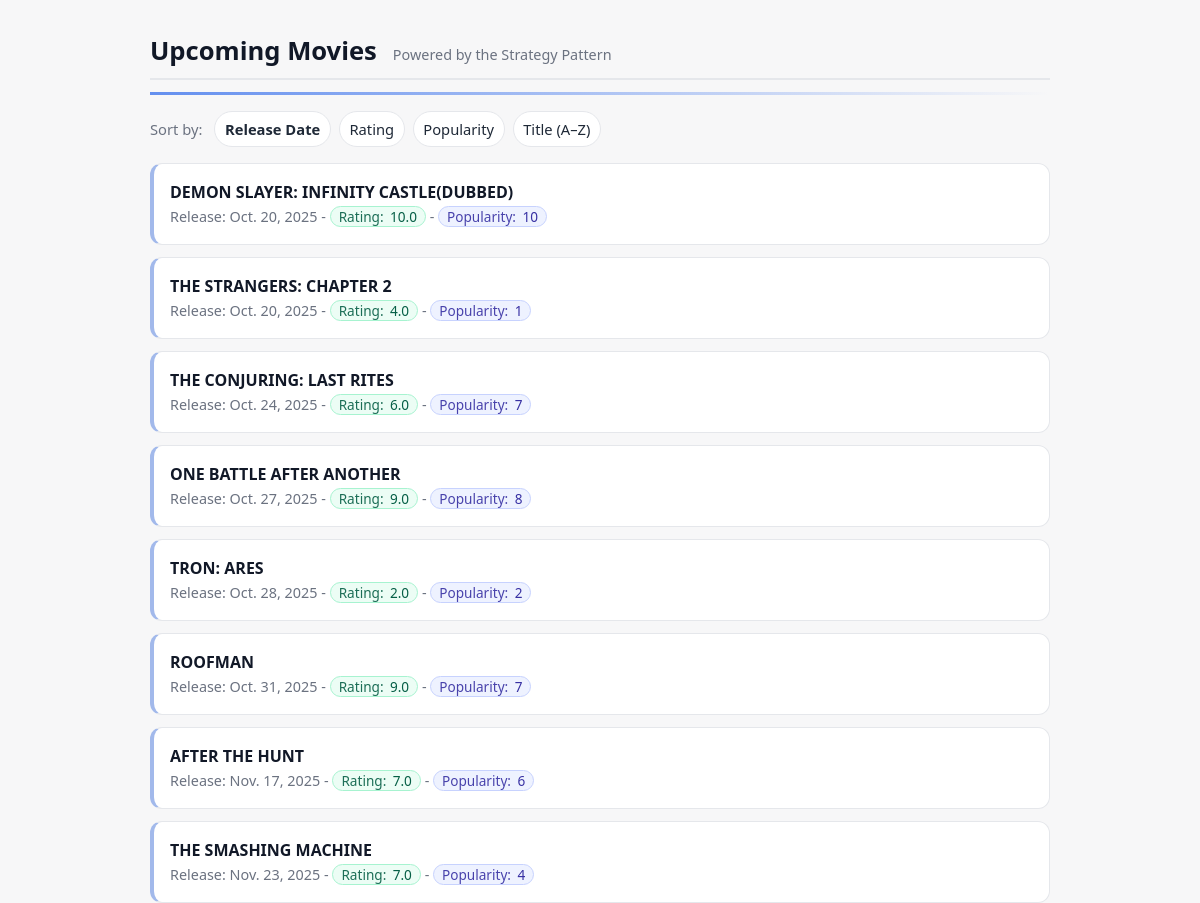
The page / on the database its author committed.
### cinema/models.py (models this page shows, shortened)
class Movie(models.Model):
    title = models.CharField(max_length=200)
    release_date = models.DateField()
    rating = models.FloatField(default=0.0)
    popularity = models.IntegerField(default=0)

### cinema/views.py (the view)
# urls.py: path("", upcoming_movies, name="upcoming_movies"),
def upcoming_movies(request):
    sort_key = request.GET.get("sort", "date")
    strategy = get_strategy(sort_key)
    today = timezone.localdate()
    qs = Movie.objects.filter(release_date__gte=today)
    ordered = strategy.sort(qs)        # call strategy directly
    return render(request, "cinema/upcoming_list.html", {
        "movies": ordered,
        "active_sort": sort_key,
    })

### cinema/strategies.py (called while the page is built)
def get_strategy(key: str) -> MovieSortStrategy:
    return STRATEGY_REGISTRY.get(key or "date", STRATEGY_REGISTRY["date"])

    def sort(self, qs):
        return qs.order_by("release_date", "title")

### cinema/templates/cinema/upcoming_list.html (shortened to what this page needs)
<!DOCTYPE html>
<html>
<head>
</head>
<body>
    <header>
        <h1> Upcoming Movies</h1>
        <span class="tags">Powered by the Strategy Pattern</span>
    </header>
    <hr class="accent-rule"/>
    <div class="sort">
        <a class="sort-link {% if active_sort == 'date' %}active{% endif %}" href="?sort=date">Release Date</a>
        <a class="sort-link {% if active_sort == 'rating' %}active{% endif %}" href="?sort=rating">Rating</a>
        <a class="sort-link {% if active_sort == 'popularity' %}active{% endif %}" href="?sort=popularity">Popularity</a>
        <a class="sort-link {% if active_sort == 'title' %}active{% endif %}" href="?sort=title">Title (A–Z)</a>
    </div>
    {% for m in movies %}
    <div class="movie">
        <strong>{{ m.title }}</strong><br/>
        <span class="tags">
            Release: {{ m.release_date }} -
            <span class="badge badge-rating"><span class="badge-label">Rating:</span> {{ m.rating }}</span> -
            <span class="badge badge-pop"><span class="badge-label">Popularity:</span> {{ m.popularity }}</span>
        </span>
    </div>
    {% empty %}
    <p>No upcoming movies yet.</p>
    {% endfor %}
</body>
</html>

### cinema/templates/cinema/upcoming_list.html (style rules this page uses)
:root { --bg: #f7f7f8; --text: #111827; --muted: #6b7280; --card: #ffffff; --border: #e5e7eb; --link: #1f2937; --accent: #2563eb; --rating-bg: #ecfdf5; --rating-fg: #065f46; --rating-br: #a7f3d0; --pop-bg: #eef2ff; --pop-fg: #3730a3; --pop-br: #c7d2fe; }
html, body { height: 100%; }
body { font-family: system-ui, Arial, sans-serif; color: var(--text); background: var(--bg); margin: 2rem auto; max-width: 900px; line-height: 1.5; }
header { display:flex; align-items:baseline; gap:1rem; padding-bottom: .5rem; border-bottom: 2px solid var(--border); }
h1 { margin: 0; font-size: 1.6rem; font-weight: 700; }
.tags { font-size: .9rem; color: var(--muted); }
.sort { margin: 1rem 0; display: flex; align-items: center; gap: .5rem; flex-wrap: wrap; }
.sort::before { content: "Sort by:"; color: var(--muted); margin-right: .25rem; font-size: .92rem; }
a.sort-link { text-decoration: none; color: var(--link); border: 1px solid var(--border); background: var(--card); padding: .35rem .6rem; border-radius: 999px; font-size: .92rem; transition: background .15s ease, color .15s ease, border-color .15s ease, transform .05s ease; }
.active { font-weight: 600; text-decoration: none; border-color: color-mix(in srgb, var(--accent) 40%, var(--border)); color: var(--accent); background: color-mix(in srgb, var(--accent) 8%, var(--card)); }
.movie { padding: 1rem; border: 1px solid var(--border); border-radius: 12px; background: var(--card); margin-bottom: .75rem; border-left: 4px solid color-mix(in srgb, var(--accent) 35%, var(--border)); }
.badge { display: inline-flex; align-items: center; gap: .4rem; padding: .18rem .5rem; border-radius: 999px; font-size: .85rem; line-height: 1; border: 1px solid transparent; white-space: nowrap; }
.badge-label { opacity: .9; }
.badge-rating { background: var(--rating-bg); color: var(--rating-fg); border-color: var(--rating-br); }
.badge-pop { background: var(--pop-bg); color: var(--pop-fg); border-color: var(--pop-br); }
.accent-rule { height: 3px; background: linear-gradient(90deg, color-mix(in srgb, var(--accent) 70%, transparent), transparent); border: 0; margin: .75rem 0 0; }

### rows shown on the page
Movie: title "DEMON SLAYER: INFINITY CASTLE(DUBBED)", release_date "Oct. 20, 2025", rating "10.0", popularity "10"
Movie: title "THE STRANGERS: CHAPTER 2", release_date "Oct. 20, 2025", rating "4.0", popularity "1"
Movie: title "THE CONJURING: LAST RITES", release_date "Oct. 24, 2025", rating "6.0", popularity "7"
Movie: title "ONE BATTLE AFTER ANOTHER", release_date "Oct. 27, 2025", rating "9.0", popularity "8"
Movie: title "TRON: ARES", release_date "Oct. 28, 2025", rating "2.0", popularity "2"
Movie: title "ROOFMAN", release_date "Oct. 31, 2025", rating "9.0", popularity "7"
Movie: title "AFTER THE HUNT", release_date "Nov. 17, 2025", rating "7.0", popularity "6"
Movie: title "THE SMASHING MACHINE", release_date "Nov. 23, 2025", rating "7.0", popularity "4"
